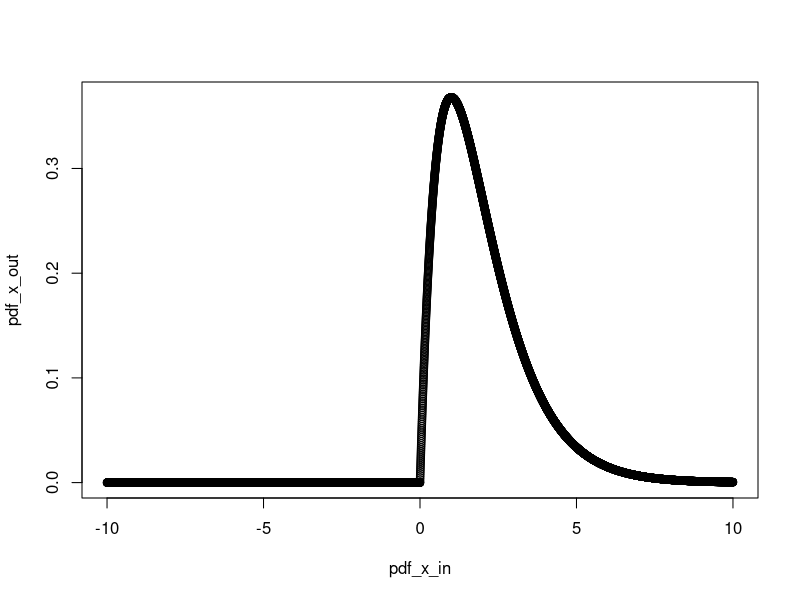
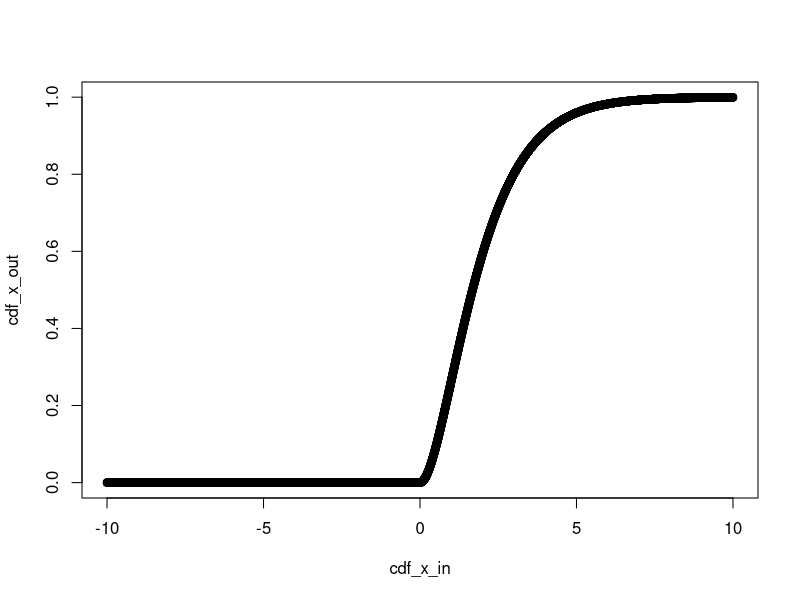
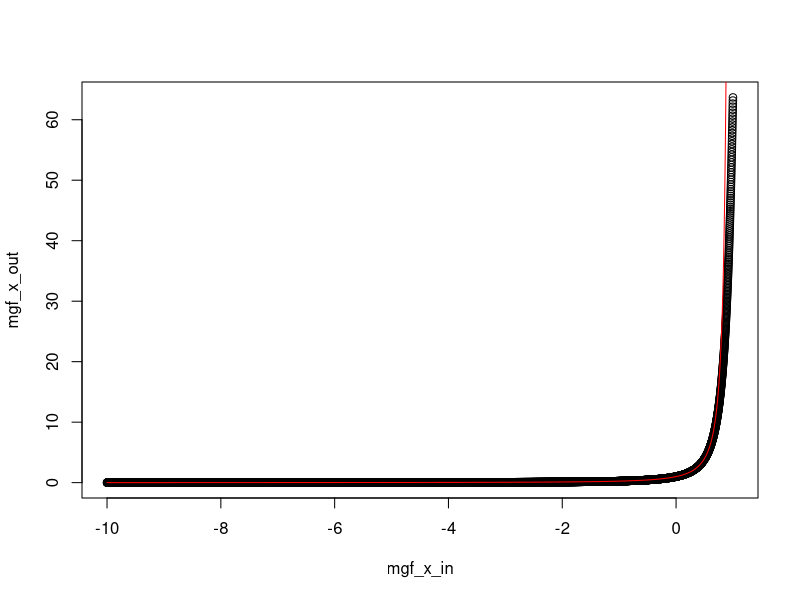
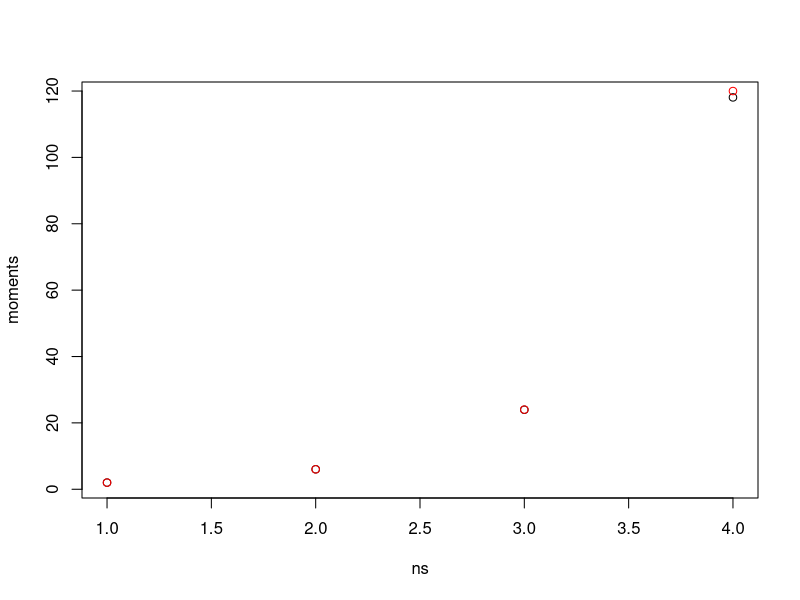

Write R code to recreate these figures, in order.
# Exercise 5.11B
# The random variable X has the following probability density function:
# f_X(x)= xe^(-x) for x>0, 0 otherwise
# a) Find the moment generating function of X.
# b) Find E[X^n] for positive integer n.

library("base")
library("pbapply")

# a)
num <- 10000
pdf_x_in <- seq(-10,10,length.out=num)
pdf_x_out <- ifelse(pdf_x_in>0, pdf_x_in * exp(-pdf_x_in), 0)
plot(pdf_x_in, pdf_x_out)

cdf_x_in <- pdf_x_in
cdf_x_out <- cumsum(pdf_x_out)/(num/20)
plot(cdf_x_in, cdf_x_out)

r_unif <- runif(num*10)
r_x <- cdf_x_in[findInterval(r_unif, cdf_x_out)]

mgf_x_in <- seq(-10,1,length.out=num)
mgf_x_out <- pblapply(mgf_x_in, function(t) mean(exp(r_x*t)))
plot(mgf_x_in, mgf_x_out)
lines(mgf_x_in, (1-mgf_x_in)**-2, col="red")

# b)
ns <- seq(1,4)
moments <- sapply(ns, function (n) mean(r_x**n))
plot(ns, moments)
points(ns, sapply(ns, function (n) factorial(n+1)),col="red")
